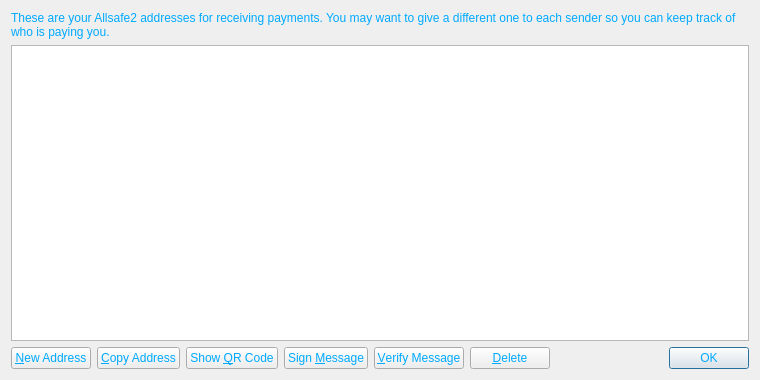
<?xml version="1.0" encoding="UTF-8"?>
<ui version="4.0">
 <class>AddressBookPage</class>
 <widget class="QWidget" name="AddressBookPage">
  <property name="geometry">
   <rect>
    <x>0</x>
    <y>0</y>
    <width>760</width>
    <height>380</height>
   </rect>
  </property>
  <property name="windowTitle">
   <string>Address Book</string>
  </property>
  <property name="styleSheet">
   <string notr="true">background-image: url(:/images/as1);
color: rgb(0, 170, 255);</string>
  </property>
  <layout class="QVBoxLayout" name="verticalLayout">
   <item>
    <widget class="QLabel" name="labelExplanation">
     <property name="text">
      <string>These are your Allsafe2 addresses for receiving payments. You may want to give a different one to each sender so you can keep track of who is paying you.</string>
     </property>
     <property name="textFormat">
      <enum>Qt::PlainText</enum>
     </property>
     <property name="wordWrap">
      <bool>true</bool>
     </property>
    </widget>
   </item>
   <item>
    <widget class="QTableView" name="tableView">
     <property name="contextMenuPolicy">
      <enum>Qt::CustomContextMenu</enum>
     </property>
     <property name="toolTip">
      <string>Double-click to edit address or label</string>
     </property>
     <property name="tabKeyNavigation">
      <bool>false</bool>
     </property>
     <property name="alternatingRowColors">
      <bool>true</bool>
     </property>
     <property name="selectionMode">
      <enum>QAbstractItemView::SingleSelection</enum>
     </property>
     <property name="selectionBehavior">
      <enum>QAbstractItemView::SelectRows</enum>
     </property>
     <property name="sortingEnabled">
      <bool>true</bool>
     </property>
     <attribute name="verticalHeaderVisible">
      <bool>false</bool>
     </attribute>
    </widget>
   </item>
   <item>
    <layout class="QHBoxLayout" name="horizontalLayout">
     <item>
      <widget class="QPushButton" name="newAddressButton">
       <property name="toolTip">
        <string>Create a new address</string>
       </property>
       <property name="text">
        <string>&amp;New Address</string>
       </property>
       <property name="icon">
        <iconset resource="../bitcoin.qrc">
         <normaloff>:/icons/add</normaloff>:/icons/add</iconset>
       </property>
      </widget>
     </item>
     <item>
      <widget class="QPushButton" name="copyToClipboard">
       <property name="toolTip">
        <string>Copy the currently selected address to the system clipboard</string>
       </property>
       <property name="text">
        <string>&amp;Copy Address</string>
       </property>
       <property name="icon">
        <iconset resource="../bitcoin.qrc">
         <normaloff>:/icons/editcopy</normaloff>:/icons/editcopy</iconset>
       </property>
      </widget>
     </item>
     <item>
      <widget class="QPushButton" name="showQRCode">
       <property name="text">
        <string>Show &amp;QR Code</string>
       </property>
       <property name="icon">
        <iconset resource="../bitcoin.qrc">
         <normaloff>:/icons/qrcode</normaloff>:/icons/qrcode</iconset>
       </property>
      </widget>
     </item>
     <item>
      <widget class="QPushButton" name="signMessage">
       <property name="toolTip">
        <string>Sign a message to prove you own a Allsafe2 address</string>
       </property>
       <property name="text">
        <string>Sign &amp;Message</string>
       </property>
       <property name="icon">
        <iconset resource="../bitcoin.qrc">
         <normaloff>:/icons/edit</normaloff>:/icons/edit</iconset>
       </property>
      </widget>
     </item>
     <item>
      <widget class="QPushButton" name="verifyMessage">
       <property name="toolTip">
        <string>Verify a message to ensure it was signed with a specified Allsafe2 address</string>
       </property>
       <property name="text">
        <string>&amp;Verify Message</string>
       </property>
       <property name="icon">
        <iconset resource="../bitcoin.qrc">
         <normaloff>:/icons/transaction_0</normaloff>:/icons/transaction_0</iconset>
       </property>
      </widget>
     </item>
     <item>
      <widget class="QPushButton" name="deleteButton">
       <property name="toolTip">
        <string>Delete the currently selected address from the list</string>
       </property>
       <property name="text">
        <string>&amp;Delete</string>
       </property>
       <property name="icon">
        <iconset resource="../bitcoin.qrc">
         <normaloff>:/icons/remove</normaloff>:/icons/remove</iconset>
       </property>
      </widget>
     </item>
     <item>
      <spacer name="horizontalSpacer">
       <property name="orientation">
        <enum>Qt::Horizontal</enum>
       </property>
       <property name="sizeHint" stdset="0">
        <size>
         <width>40</width>
         <height>20</height>
        </size>
       </property>
      </spacer>
     </item>
     <item>
      <widget class="QDialogButtonBox" name="buttonBox">
       <property name="sizePolicy">
        <sizepolicy hsizetype="Maximum" vsizetype="Fixed">
         <horstretch>0</horstretch>
         <verstretch>0</verstretch>
        </sizepolicy>
       </property>
       <property name="standardButtons">
        <set>QDialogButtonBox::Ok</set>
       </property>
      </widget>
     </item>
    </layout>
   </item>
  </layout>
 </widget>
 <resources>
  <include location="../bitcoin.qrc"/>
 </resources>
 <connections/>
</ui>
